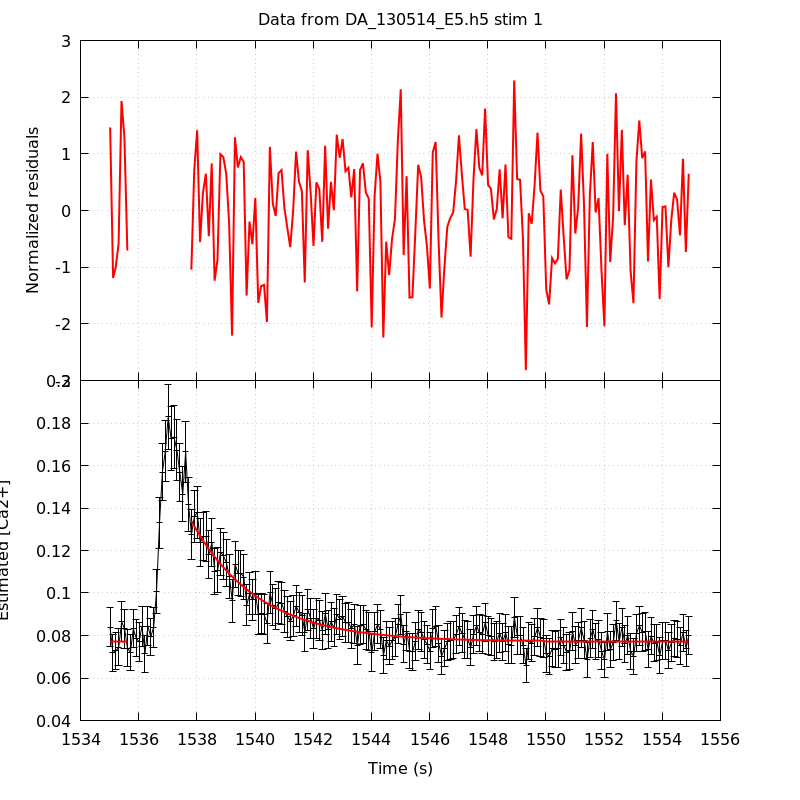

Write the gnuplot code that produced this figure.
unset key
set grid
set multiplot title 'Data from DA_130514_E5.h5 stim 1' noenhanced layout 2,1 margins 0.1,0.9,0.1,0.95 spacing 0,0
set ylabel 'Normalized residuals'
set xtics format ''
plot 'DA_130514_E5_aba_RatioFit_s1' using 1:4 with lines linecolor rgb 'red' linewidth 2
set format x '%g'
set xlabel 'Time (s)'
set ylabel 'Estimated [Ca2+]'
plot 'DA_130514_E5_aba_CaRatio_s1' using 1:2:($3*1.96) with yerrorlines \
     linecolor rgb 'black' linewidth 1,                \
     'DA_130514_E5_aba_RatioFit_s1' using 1:3 with lines linecolor rgb 'red'\
     linewidth 2
unset multiplot
